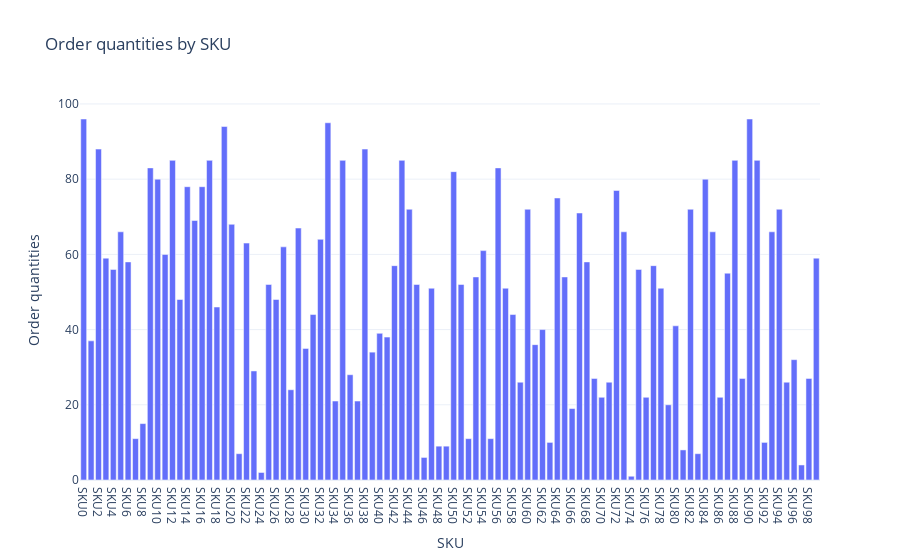

Notebook code cell kept with this figure:
### Code cell
order = px.bar(df, x='SKU', y= 'Order quantities', title='Order quantities by SKU')
order.show()

### Figure 1 — Plotly figure (JSON) as saved in the notebook; plotly's stock layout.template omitted (floating-point values rounded to 4 significant figures)
{"data": [{"alignmentgroup": "True", "hovertemplate": "SKU=%{x}<br>Order quantities=%{y}<extra></extra>", "legendgroup": "", "marker": {"color": "#636efa", "pattern": {"shape": ""}}, "name": "", "offsetgroup": "", "orientation": "v", "showlegend": false, "textposition": "auto", "type": "bar", "x": ["SKU0", "SKU1", "SKU2", "SKU3", "SKU4", "SKU5", "SKU6", "SKU7", "SKU8", "SKU9", "SKU10", "SKU11", "SKU12", "SKU13", "SKU14", "SKU15", "SKU16", "SKU17", "SKU18", "SKU19", "SKU20", "SKU21", "SKU22", "SKU23", "SKU24", "SKU25", "SKU26", "SKU27", "SKU28", "SKU29", "SKU30", "SKU31", "SKU32", "SKU33", "SKU34", "SKU35", "SKU36", "SKU37", "SKU38", "SKU39", "SKU40", "SKU41", "SKU42", "SKU43", "SKU44", "SKU45", "SKU46", "SKU47", "SKU48", "SKU49", "SKU50", "SKU51", "SKU52", "SKU53", "SKU54", "SKU55", "SKU56", "SKU57", "SKU58", "SKU59", "SKU60", "SKU61", "SKU62", "SKU63", "SKU64", "SKU65", "SKU66", "SKU67", "SKU68", "SKU69", "SKU70", "SKU71", "SKU72", "SKU73", "SKU74", "SKU75", "SKU76", "SKU77", "SKU78", "SKU79", "SKU80", "SKU81", "SKU82", "SKU83", "SKU84", "SKU85", "SKU86", "SKU87", "SKU88", "SKU89", "SKU90", "SKU91", "SKU92", "SKU93", "SKU94", "SKU95", "SKU96", "SKU97", "SKU98", "SKU99"], "xaxis": "x", "y": [96, 37, 88, 59, 56, 66, 58, 11, 15, 83, 80, 60, 85, 48, 78, 69, 78, 85, 46, 94, 68, 7, 63, 29, 2, 52, 48, 62, 24, 67, 35, 44, 64, 95, 21, 85, 28, 21, 88, 34, 39, 38, 57, 85, 72, 52, 6, 51, 9, 9, 82, 52, 11, 54, 61, 11, 83, 51, 44, 26, 72, 36, 40, 10, 75, 54, 19, 71, 58, 27, 22, 26, 77, 66, 1, 56, 22, 57, 51, 20, 41, 8, 72, 7, 80, 66, 22, 55, 85, 27, 96, 85, 10, 66, 72, 26, 32, 4, 27, 59], "yaxis": "y"}], "layout": {"barmode": "relative", "legend": {"tracegroupgap": 0}, "title": {"text": "Order quantities by SKU"}, "xaxis": {"anchor": "y", "domain": [0, 1], "title": {"text": "SKU"}}, "yaxis": {"anchor": "x", "domain": [0, 1], "title": {"text": "Order quantities"}}}}
